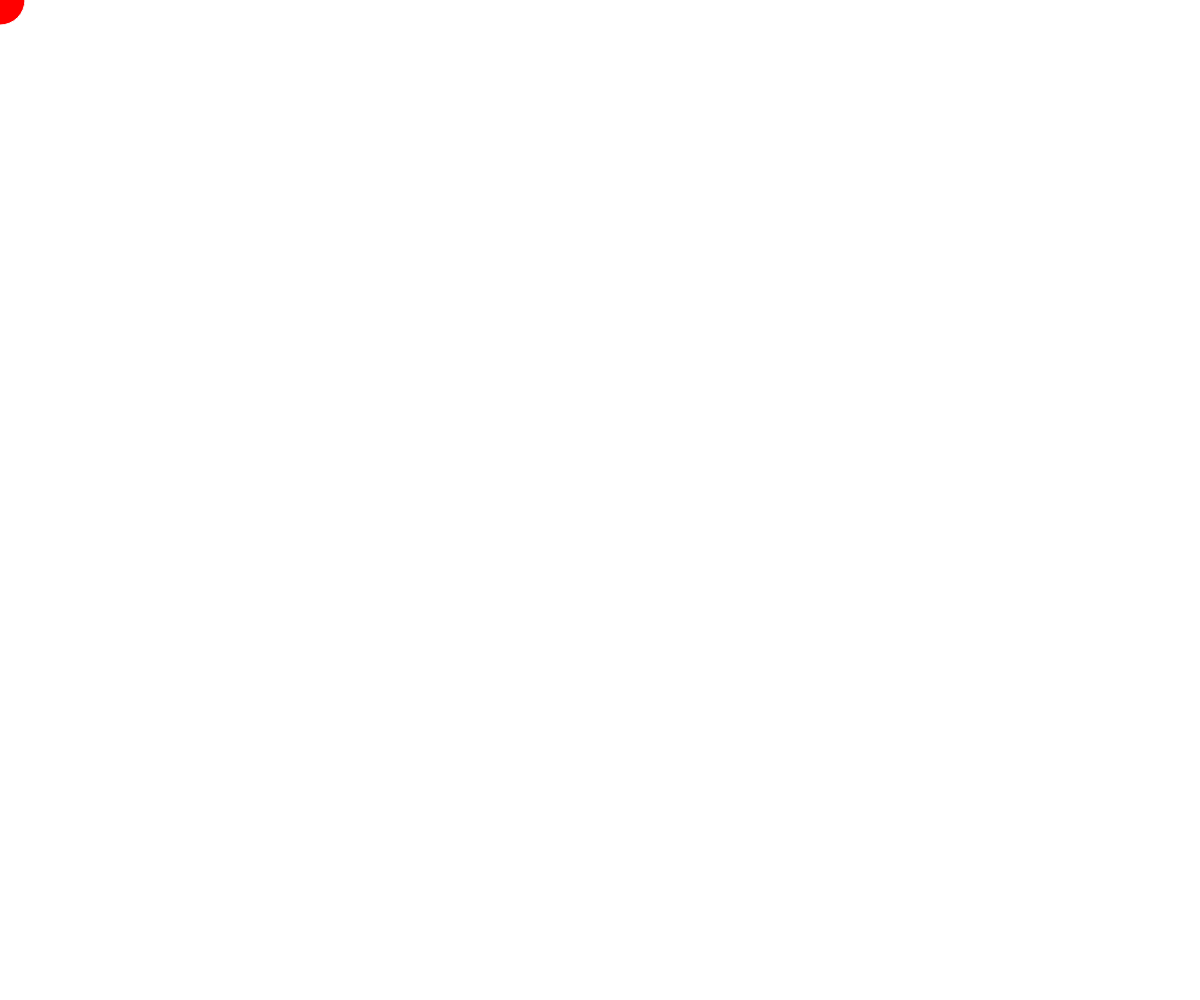
Frame 1 (no input)
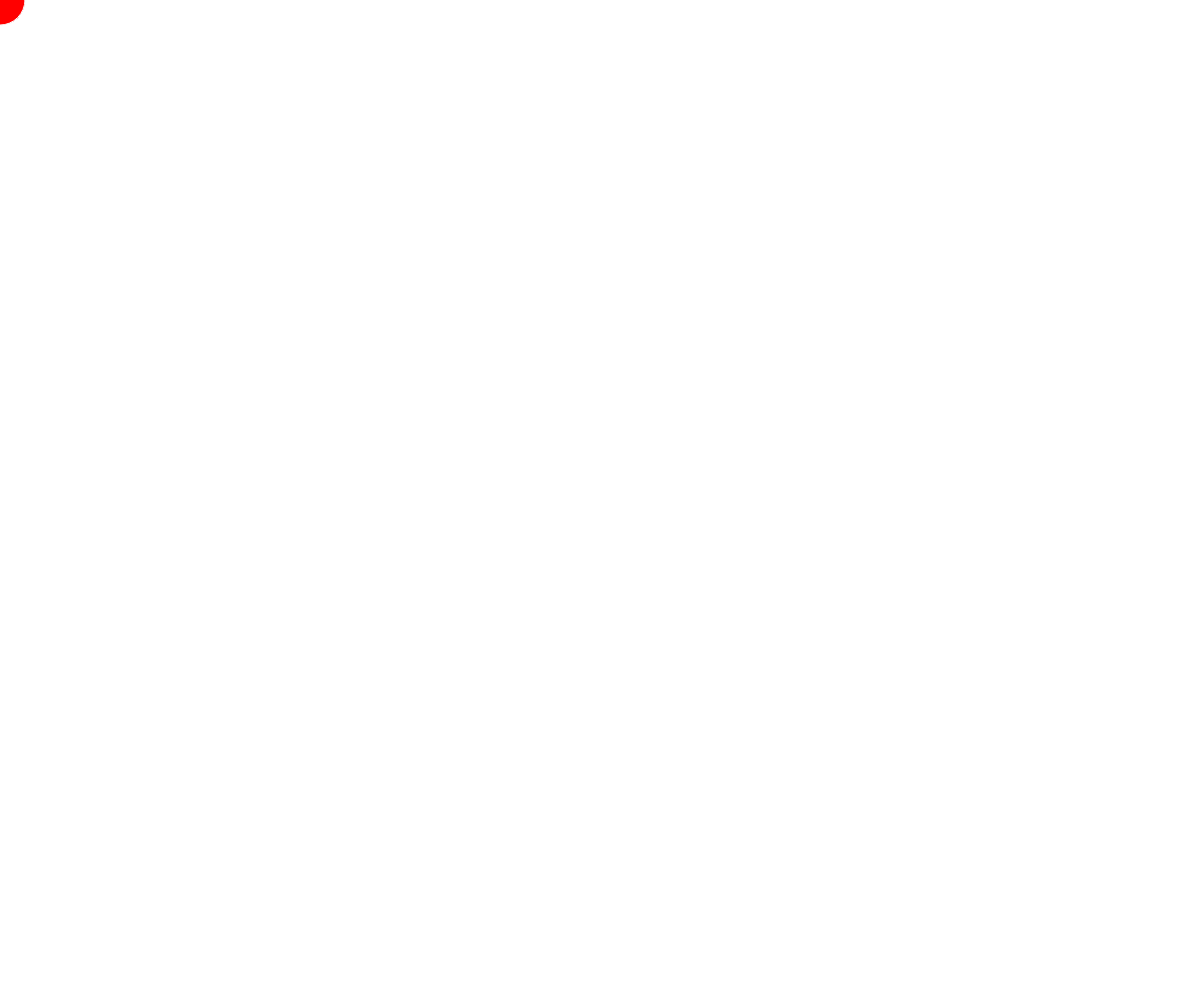
Frame 60 (no input)
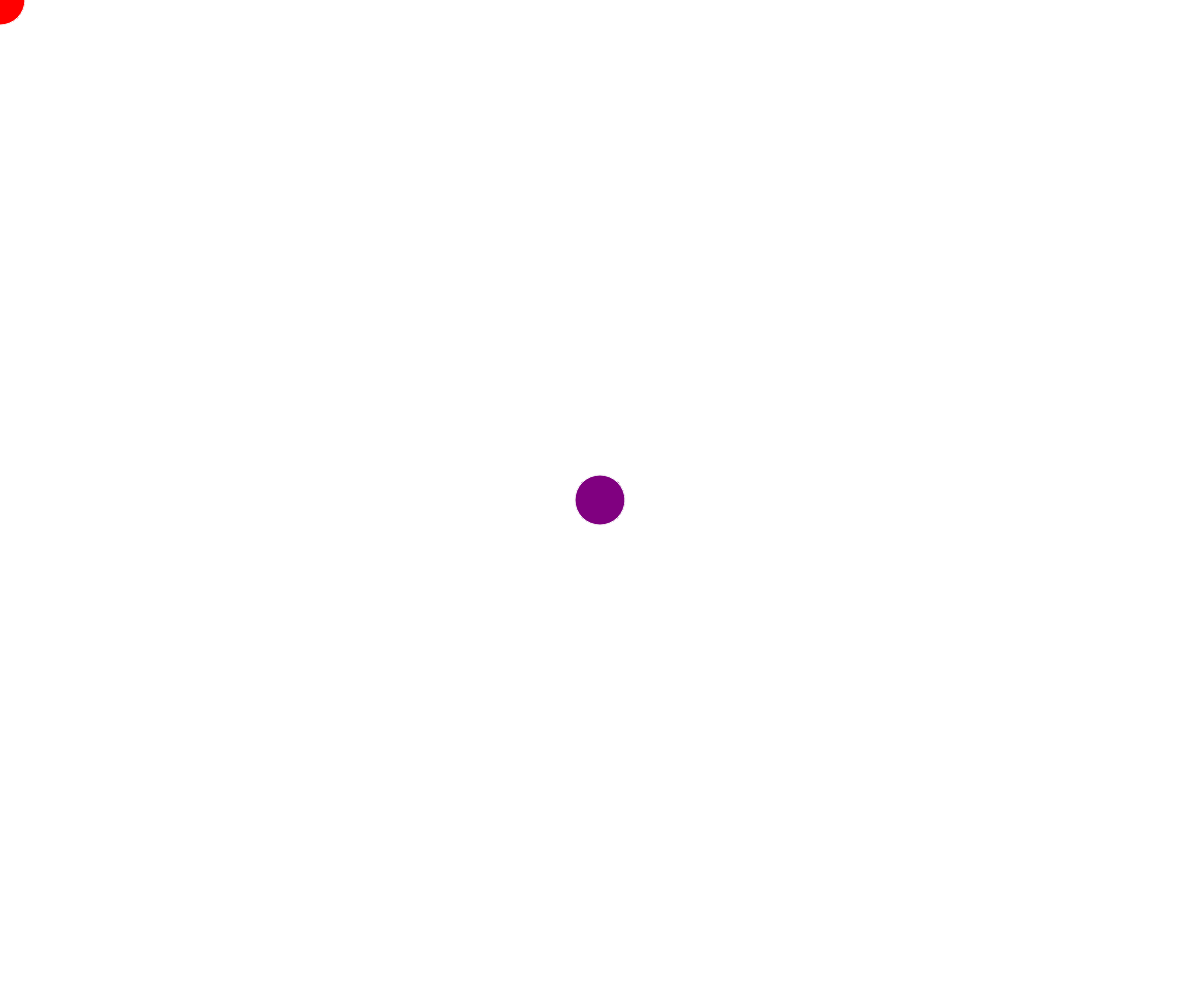
Frame 120 (the mouse pressed at the canvas centre since frame 60)

The p5.js sketch that drew these frames (run headless with seeded random() and noise() and a simulated clock; from frame 60 on, the mouse is pressed at the canvas centre):

// p5.js sketch
// ── sketch.js
//code snippet adapted from https://editor.p5js.org/juliamaltz/sketches/H1sO_VBSb
var color1;
var color2;

function setup() { 
  createCanvas(windowWidth, windowHeight);
  color1 = color(255, 0, 0);
  color2 = color(0, 0, 255);
} 

function draw() { 
  var percentage = map(mouseX, 0, width, 0, 1);
  var color = lerpColor(color1, color2, percentage);
  stroke(250);
  fill(color);
  ellipse(mouseX, mouseY, 50,50);
}
